Frame 1 (no input): blank canvas, image omitted
Frame 60 (no input): blank canvas, image omitted
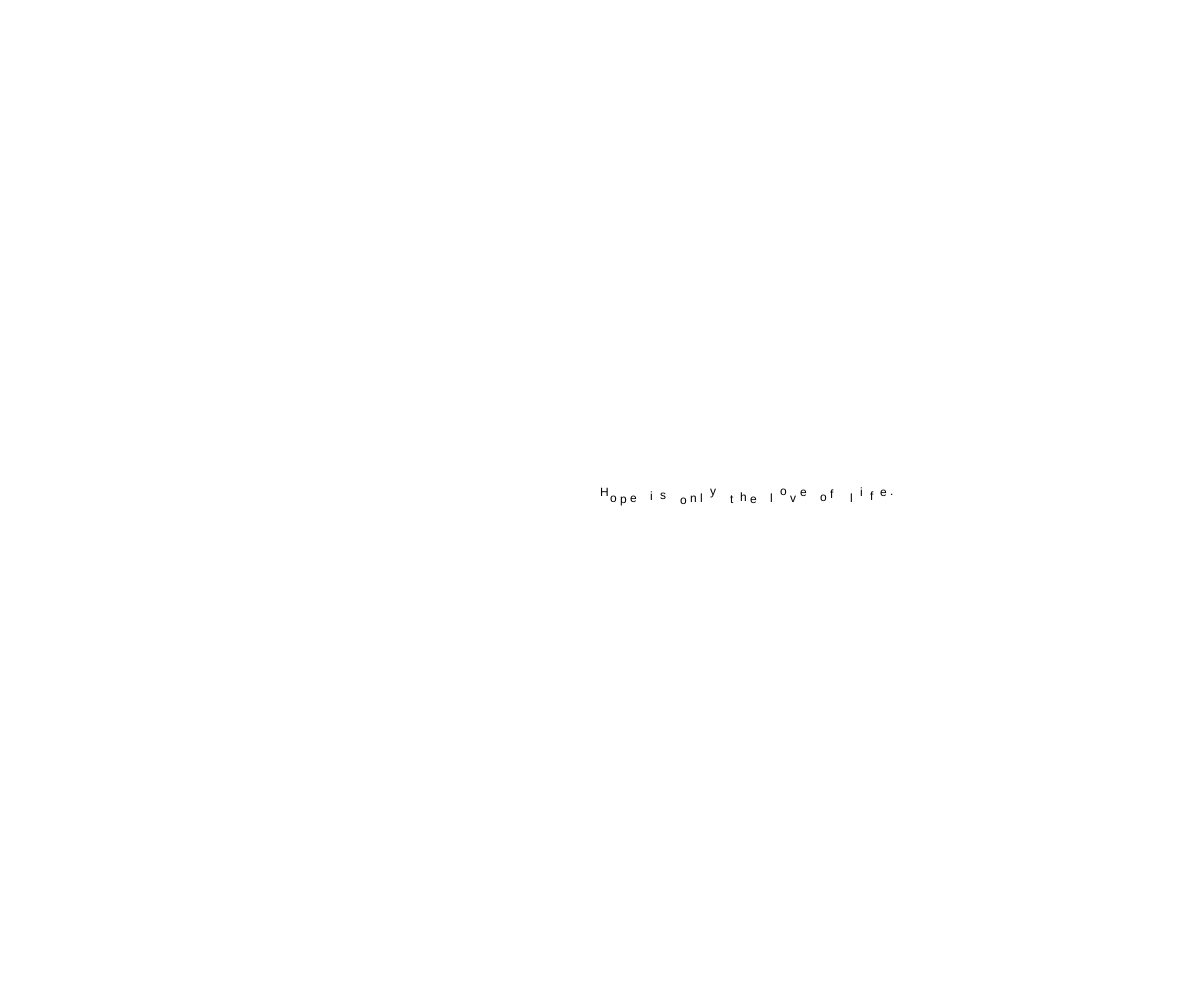
Frame 120 (the mouse pressed at the canvas centre since frame 60)

The p5.js sketch whose frames 1 and 60 were blank and that drew this single picture after the mouse press (run headless with seeded random() and noise() and a simulated clock; from frame 60 on, the mouse is pressed at the canvas centre):

// p5.js sketch
// ── sketch.js

var texts = "Hope is only the love of life.";
var chars = [];
var up, down; 

function setup()
{
  createCanvas(windowWidth, windowHeight);
  chars = texts.split('');

}

function draw()
{
  background(255, 255, 255); 
  for (var i = 0; i < chars.length; i++)
    {
      text(chars[i], mouseX+i*10, random(mouseY - 5, mouseY + 5));
    }
    
}

function windowResized() 
{ 
  resizeCanvas(windowWidth, windowHeight);
}
